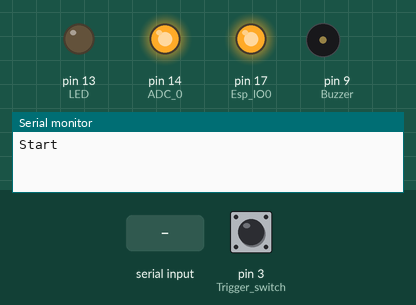
This sketch was run on a simulated Arduino Mega 2560, built for the host (arithmetic inside an expression is 32-bit, double 64-bit). On the bench: output pins drawn as LEDs (lit = HIGH), buzzer (waves = sounding), the last lines printed to the serial monitor. The inputs (shaded band) are chosen by the test bench; at power-on: pin 3 (Trigger_switch) LOW. Pins used as bus, display or sensor lines are not drawn.

Above: at 1.2 s.
1.3 s: "RE\n" received over the second serial link
At 2.2 s:
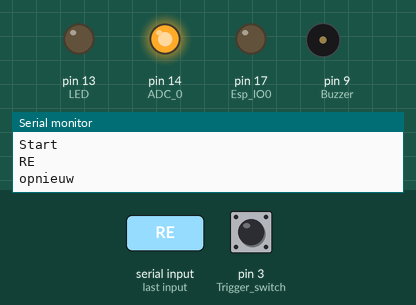
2.9 s: "RE\n" received over the second serial link
At 4.2 s:
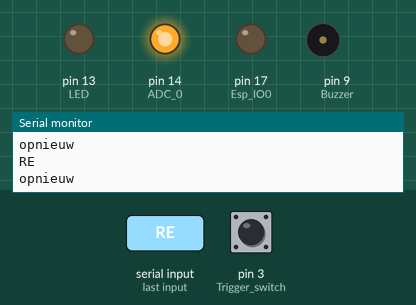
4.5 s: pin 3 (Trigger_switch) pulled HIGH for 0.15 s
At 4.9 s:
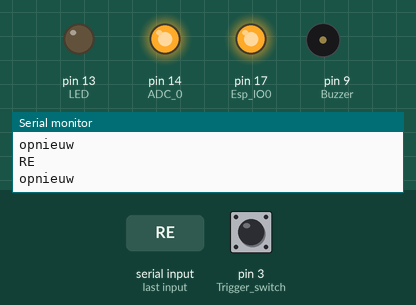
Timing chart, 0 to 7.5 s (numbered marks = the images above; inputs shaded):
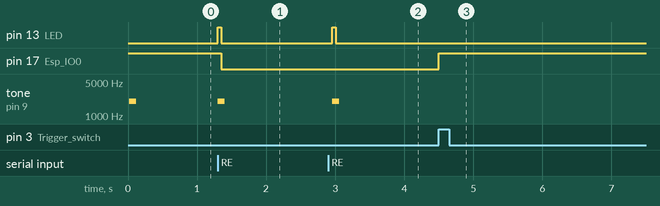

Measured:
- after the input at 1.3 s, pin 13 (LED): LOW → HIGH at once, → LOW 0.05 s later; pin 17 (Esp_IO0): HIGH → LOW after 0.05 s; tone on pin 9 (Buzzer): silent → 2000 Hz at once, → silent 0.10 s later
- after the input at 2.9 s, pin 13 (LED): LOW → HIGH after 0.06 s, → LOW 0.05 s later; tone on pin 9 (Buzzer): silent → 2000 Hz after 0.06 s, → silent 0.10 s later
- after the input at 4.5 s, pin 17 (Esp_IO0): LOW → HIGH at once

The sketch:

Atmelslave.ino
```cpp
//V2
#include <avr/wdt.h>
#include <avr/sleep.h>
#include <avr/power.h>

#define LED 13
#define Esp_IO0 17
#define Esp_RST 16
#define Sensor_power 15
#define ADC_0 14
#define Esp_power 10
#define Buzzer 9
#define Step_EN 7
#define Trigger_switch 3

String inputString = "";
boolean stringComplete = false;
boolean stat = false;

volatile byte alarm = 1;
volatile byte keep_ADCSRA;


volatile long lastDebounceTime = 0;   // the last time the interrupt was triggered
#define debounceDelay 7    // the debounce time in ms; decrease if quick button presses are ignored, increase
//if you get noise (multipule button clicks detected by the code when you only pressed it once)

void triggerDetection()
{
 if (digitalRead(3) == 0){
  if ((millis() - lastDebounceTime) > debounceDelay) //if current time minus the last trigger time is greater than
  { //the delay (debounce) time, button is completley closed.
    lastDebounceTime = millis();
    digitalWrite(Esp_IO0, HIGH);//esp IO0
    digitalWrite(Esp_RST, HIGH);
    power_all_enable();
    alarm = 5;

  }
 }
}
void setup() {
  pinMode(Esp_IO0, OUTPUT);//esp IO0
  digitalWrite(Esp_IO0, HIGH);//esp IO0
  pinMode(LED, OUTPUT);
  pinMode(Sensor_power, OUTPUT);
  digitalWrite(Sensor_power, LOW);
  pinMode(Trigger_switch, OUTPUT); //PB switch power low for Low power
  digitalWrite(Trigger_switch, LOW);
  pinMode(Step_EN, OUTPUT);
  digitalWrite(Step_EN, HIGH); //3.3v on
  pinMode(ADC_0, OUTPUT);
  digitalWrite(ADC_0, HIGH);
  digitalWrite(Step_EN, HIGH); //3V on
  pinMode(LED, OUTPUT);//groene led
  pinMode(Buzzer, OUTPUT);//buzzer
  digitalWrite(Buzzer, LOW);//buzzer
  pinMode(Esp_power, OUTPUT);//PB Bridge
  digitalWrite(Esp_power, LOW);//PB Bridge
  delay(10);
  pinMode(Esp_RST, OUTPUT);//esp reset
  digitalWrite(Esp_RST, HIGH);//esp reset
  asm volatile ("cbi %0, %1 \n\t" :: "I" (_SFR_IO_ADDR(PORTC)), "I" (PORTC2));
  delay(10);
  asm volatile ("sbi %0, %1 \n\t" :: "I" (_SFR_IO_ADDR(PORTB)), "I" (PORTB5)); //groene led startup
  Serial.begin(9600);
  Serial1.begin(9600);
  asm volatile ("sbi %0, %1 \n\t" :: "I" (_SFR_IO_ADDR(PORTC)), "I" (PORTC2));
  attachInterrupt(1, triggerDetection, CHANGE);
  tone(Buzzer,2000,100);

  Serial.println("Start");
}

void serialEvent() {
  while (Serial1.available()) {
    char inChar = (char)Serial1.read();
    inputString += inChar;
    if (inChar == '\n') {
      stringComplete = true;
    }
  }
}
const int bSize = 256;
char Buffer[bSize];  // Serial buffer


void loop() {
    serialEvent(); //call the function
    if (stringComplete){
      Serial.print(inputString);
      inputString.trim();
      if (inputString == "ok"){
        //Serial.println("####");
        delay(50);
        //digitalWrite(LED, !digitalRead(LED));
        stat = !stat;
        Serial1.println(">" + String(stat));
        //delay(50);
        //alarm = 0;
      }else if (inputString == "SL"){
        delay(50);
        alarm = 0;
        Serial.println("slapen");
      }else if (inputString == "RE"){
        Serial.println("opnieuw");
        digitalWrite(LED, !digitalRead(LED));
        tone(Buzzer,2000,100);
        delay(50);
        alarm = 0;
      }
      //Serial.println(inputString);
      inputString = "";
      stringComplete = false;
    };
    if (alarm == 5){
    digitalWrite(Step_EN,HIGH);//3V on
    digitalWrite(Esp_RST, LOW);//esp reset
    //Serial.println("\n----Button handling----");
    //wifi softpower
    for (int i = 255; i >= 128; i--) { //Turn on ESP-01
      analogWrite(Esp_power, i);
      //delay(3);
    }
    digitalWrite(Esp_power, LOW); //esp wifi
    digitalWrite(Esp_RST, HIGH);//esp reset

    alarm = 7;
  }

  if (alarm ==0){

    goToSleep();
  }

}
void goToSleep(void)
{
  digitalWrite(LED,LOW);
  digitalWrite(Step_EN, LOW);//3V off
  digitalWrite(Esp_power, HIGH);
  digitalWrite(Esp_RST, LOW);
  digitalWrite(Esp_IO0, LOW);//esp IO0
  asm volatile ("cbi %0, %1 \n\t" :: "I" (_SFR_IO_ADDR(PORTD)), "I" (PORTD7));// 3.3 v off
  keep_ADCSRA = ADCSRA;
  ADCSRA = 0;

  // turn off various modules
  power_all_disable();

  set_sleep_mode (SLEEP_MODE_PWR_DOWN);
  noInterrupts ();
  sleep_enable();

  // turn off brown-out enable in software
   MCUCR = bit (BODS) | bit (BODSE);
   MCUCR = bit (BODS);
  interrupts ();             // guarantees next instruction executed
  sleep_cpu ();
  sleep_disable();
  ADCSRA = keep_ADCSRA;
}
```
